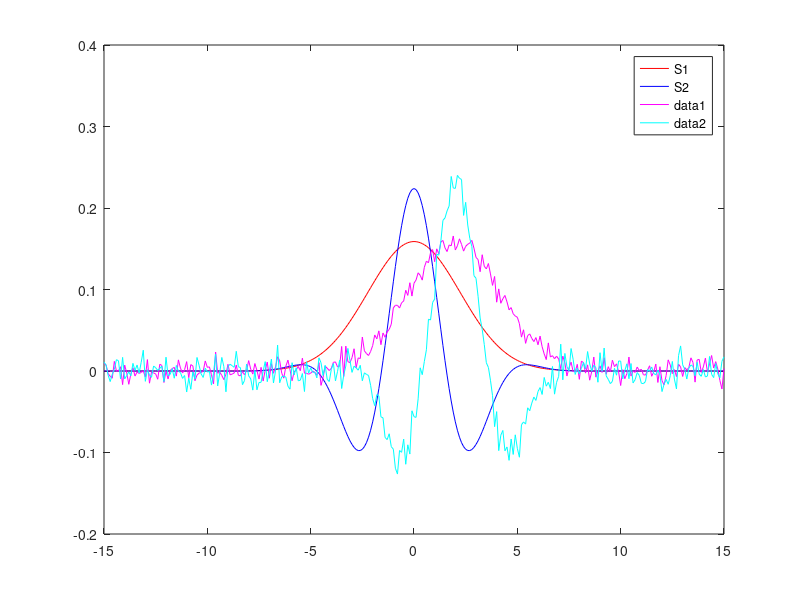

Recreate this plot in MATLAB. (Note: this script raises an error after producing the figure.)
clear all
close all

T_s = 0.1;
T_range = [-15:T_s:15];
s1 = exp(-0.1*T_range.^2);
s2 = exp(-0.1*T_range.^2).*cos(T_range);

% Compute the energy
E1 = sum(abs(s1.^2));
E2 = sum(abs(s2.^2));

% Normalized signals => signal energy =1
alpha_1 = 1/sqrt(E1);
alpha_2 = 1/sqrt(E2);
s1 = s1*alpha_1;
s2 = s2*alpha_2;

% SNR
SNR = 25;
sigma2 = 10^(-SNR/10);

% Random time diff calc
T = 2% -5 + 10*rand(1);

s1_time_diffed = exp(-0.1*(T_range-T).^2);
s2_time_diffed = exp(-0.1*(T_range-T).^2).*cos((T_range-T));

%% a)
% s2 is better because of greater derivate which is looked for in CRB See
% (3.14) in kay I
figure(1)
plot (T_range,s1,'r')
hold on
plot (T_range,s2,'b')
legend("S1","S2")

% Lägger till brus
x1 = exp(-0.1*(T_range-T).^2) + sqrt(sigma2)*randn(1,length(T_range));
x2 = exp(-0.1*(T_range-T).^2).*cos(T_range-T) + sqrt(sigma2)*randn(1,length(T_range));

x1 = x1/sqrt(E1);
x2 = x2/sqrt(E2);
figure(1)
plot(T_range,x1,'m')
plot(T_range,x2,'c')
hold off

T_search = -5:T_s:5;
T_hat_metric = zeros(1,length(T_search));

% ML estimatorn för s1
for i = 1:1:length(T_search)
    t = T_search(i);
    intermidiate = 1/sqrt(E1)*exp(-0.1*(T_range-t).^2);
    T_hat_metric(i) = sum(x1.*intermidiate);
end

[max, max_t_index] = max(T_hat_metric);
conv_val = genarate_T_hat_from_two_funcs(s1,x1)
search_val = T_search(max_t_index)
figure(3)
plot(T_search,T_hat_metric,'r')
%% Monte Carlo
% testa antalat körningar
rng('shuffle')

M0 = 1:100:5001; % All the different number of monte-carlo runs we will try
N = length(T_range);
T_hat_mean = zeros(2,M0(end));
T_hat_std = zeros(2,M0(end));

for M=M0
    
    T_hat_s1 = zeros(1,M );
    T_hat_s2 = zeros(1,M );
    for m=1:M
        % s1 and s2 contains the signal without noise.
        w1 =  sqrt(sigma2)*rand(1,N);
        T_hat_s1(m) = genarate_T_hat_from_two_funcs(s1,w1+s1_time_diffed);
        T_hat_s2(m) = genarate_T_hat_from_two_funcs(s2,w1+s2_time_diffed);
    end
    T_hat_mean(1,M) = mean(T_hat_s1);
    T_hat_std(1,M) = std(T_hat_s1);
    T_hat_mean(2,M) = mean(T_hat_s2);
    T_hat_std(2,M) = std(T_hat_s2);
    
end

mean_plot_1 = T_hat_mean(1,:);
std_plot_1 = T_hat_std(1,:);
mean_plot_2 = T_hat_mean(2,:);
std_plot_2 = T_hat_std(2,:);

figure(25)
plot(M0,mean_plot_1(M0),M0,mean_plot_2(M0))
legend("s1","s2")
title("mean")

figure(26)
plot(M0,std_plot_1(M0),M0,std_plot_2(M0))
legend("s1","s2")
title("std")

%% CRB

%Plot CRB theoretical value

SNR_range = 1:1:40;
sigma2_range = 10.^(-SNR_range./10);

d_s1_energy = sum(diff(s1).^2);
semilogy(SNR_range, sigma2_range/d_s1_energy)
figure(30)
d_s1_energy = sum(diff(s1).^2);
semilogy(SNR_range, sigma2_range/d_s1_energy)
% semilogy(SNR_range,sigma2_range(SNR_range),'b-')

figure(31)
d_s2_energy = sum(diff(s2).^2);
semilogy(SNR_range, sigma2_range/d_s2_energy)

%% CRB

%Plot CRB theoretical value

SNR_range = 1:1:40;
sigma2_range = 10.^(-SNR_range./10);

d_s1_energy = sum(diff(s1).^2);
semilogy(SNR_range, sigma2_range/d_s1_energy)
figure(30)
d_s1_energy = sum(diff(s1).^2);
semilogy(SNR_range, sigma2_range/d_s1_energy)
% semilogy(SNR_range,sigma2_range(SNR_range),'b-')

figure(31)
d_s2_energy = sum(diff(s2).^2);
semilogy(SNR_range, sigma2_range/d_s2_energy)
